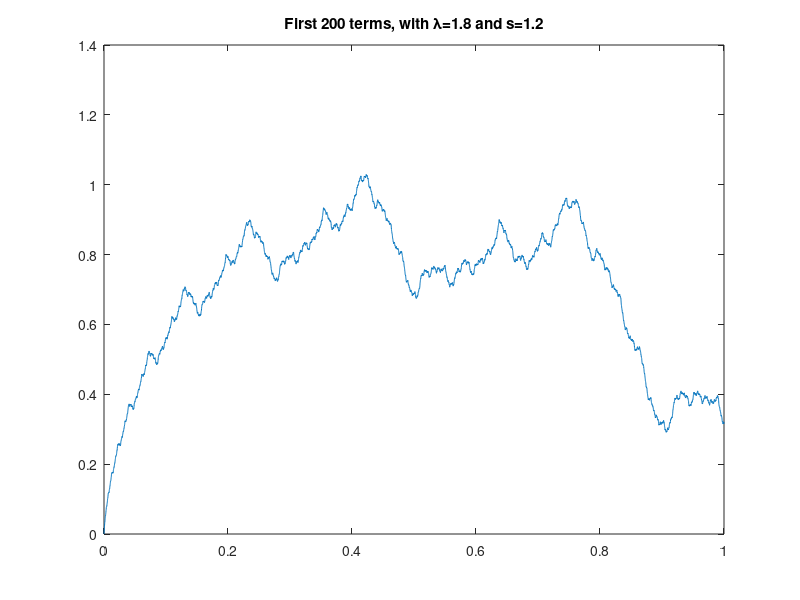

The MATLAB source for this figure:
%Weierstrass function
%Kieran Hobden
%19-Jun-'20

%Plot the original Weierstrass function as given in:
%https://scholar.rose-hulman.edu/cgi/viewcontent.cgi?article=1217&context=rhumj

tic
%Define constants
lambda = 1.8;
s = 1.2; %Hausdorff-Besicovitch (fractal) dimension
kmax = 200; %Upper limit of sum
Nx = 10000; %No. x increments in range [0,1]

%Initialise arrays and evaluate Weierstrass function
x = linspace(0,1,Nx);
k(:,1) = 1:kmax;
summand = lambda.^((s-2)*k).*sin((lambda.^k).*x);
WF = sum(summand);

%Plot WM function
figure('Name','Weierstrass Function','NumberTitle','off');
plot(x,WF);
mytitleText = ['First ', num2str(kmax), ' terms, with \lambda=', ...
    num2str(lambda), ' and s=', num2str(s)];
title(mytitleText);
toc